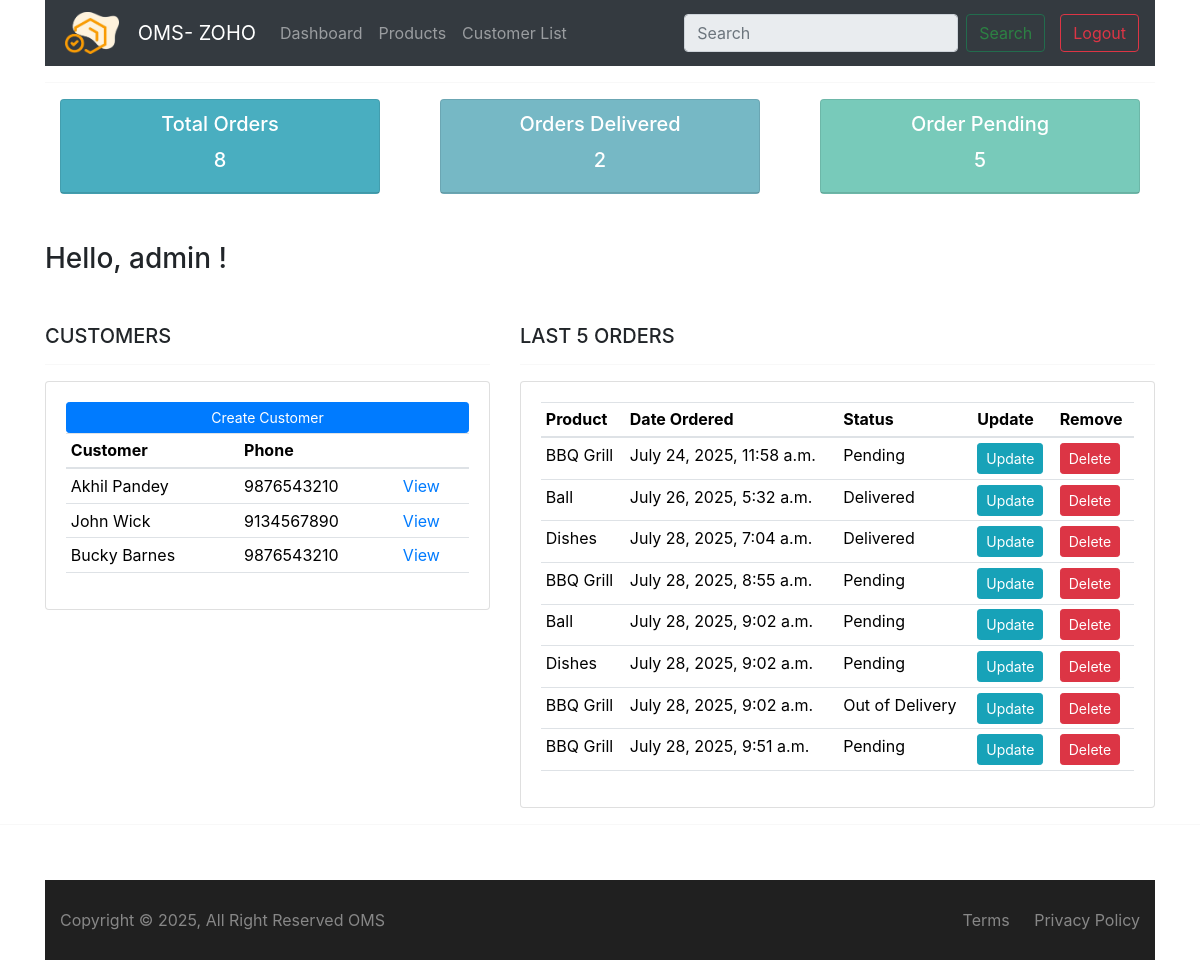
The app's page / (signed in) with its own data.
### account/models.py (models this page shows, shortened)
class Customer(models.Model):
    user = models.OneToOneField(User,null=True, blank=True, on_delete=models.CASCADE)
    name = models.CharField(max_length=200, null=True)
    phone = models.CharField (max_length=200, null=True)
    email = models.EmailField(max_length=200, null=True)
    profile_pic = models.ImageField(null=True, blank=True)
    date_created = models.DateTimeField(auto_now_add=True, null=True)

class Order(models.Model):
    STATUS =(
        ('Pending', 'Pending'),
        ('Out of Delivery','Out of Delivery'),
        ('Delivered', 'Delivered')
        )
    customer = models.ForeignKey(Customer, null=True, on_delete=models.SET_NULL)
    product = models.ForeignKey(Product, null=True, on_delete=models.SET_NULL)
    date_created = models.DateTimeField(auto_now_add=True, null=True)
    status =  models.CharField(max_length=200, null=True, choices=STATUS)

class Product(models.Model):
    CATEGORY = (
        ('Indoor','Indoor'),
        ('Outdoor', 'Outdoor')
        )
    name = models.CharField(max_length=200, null=True)
    price = models.FloatField(null=True)
    category = models.CharField(max_length=200, null=True, choices=CATEGORY )
    description = models.CharField(max_length=200, null=True)
    date_created = models.DateTimeField(auto_now_add=True, null=True)
    tags = models.ManyToManyField(Tag)
    def __str__(self):
        return self.name

### account/decorators.py (the view)
    def wrapper_func(request, *args, **kwargs):
        group = None
        if request.user.groups.exists():
            group = request.user.groups.all()[0].name
        if group == 'customers':
            return redirect('user-page')
        if group == 'admin':
            return view_func(request, *args, **kwargs)
        return HttpResponse("Access denied. You are not authorized to view this page.", status=403)

### account/views.py (called while the page is built)
@login_required(login_url='login')
@only_admin
def home(request):
    orders = Order.objects.all()
    customers = Customer.objects.all()
    total_customer = customers.count()
    total_orders_delivered = orders.filter(status = 'Delivered').count()
    total_orders_pending = orders.filter(status = 'Pending').count()
    total_orders = orders.count()
    context = {'orders': orders, 'customers': customers, 'total_customer': total_customer, 'total_orders_delivered' : total_orders_delivered, 'total_orders_pending': total_orders_pending , 'total_orders': total_orders}
    return render (request, 'account/dashboard.html', context)

### account/templates/account/dashboard.html
{% extends 'static_pages/base_account.html' %}
{% block start %}
    {% include 'account/status.html' %}
    <h3>Hello, {{ request.user }} !</h3>
    <div class="row mt-5">
        <div class="col-md-5">
            <h5>CUSTOMERS</h5>
            <hr>
            <div class="card card-body">
                <a class="btn btn-primary btn-sm btn-block" href="">
                    Create Customer
                </a>
                <table class="table table-sm">
                    <thead>
                        <tr>
                            <th>Customer</th>
                            <th>Phone</th>
                            <th></th>
                        </tr>
                    </thead>
                    <tbody>
                    {% for customer in customers %}
                        <tr>
                            <td>{{ customer.name }}</td>
                            <td>{{ customer.phone }}</td>
                            <td><a href="{% url 'customer' customer.id %}">View</a></td>
                        </tr>
                    {% endfor %}
                    </tbody>
                </table>
            </div>
        </div>
        <div class="col-md-7">
            <h5>LAST 5 ORDERS</h5>
            <hr>
            <div class="card card-body">
                <table class="table table-sm">
                    <thead>
                        <tr>
                            <th>Product</th>
                            <th>Date Ordered</th>
                            <th>Status</th>
                            <th>Update</th>
                            <th>Remove</th>
                        </tr>
                    </thead>
                    <tbody>
                        {% for order in orders %}
                        <tr>
                            <td>{{ order.product }}</td>
                            <td>{{ order.date_created }}</td>
                            <td>{{ order.status }}</td>
                            <td><a class="btn btn-sm btn-info" href="{% url 'update_form' order.id %}">Update</a></td>
                            <td><a class="btn btn-sm btn-danger" href="{% url 'delete_form' order.id  %}">Delete</a></td>
                        </tr>
                    {% endfor %}
                    </tbody>
                </table>
            </div>
        </div>
    </div>
</div>
{% endblock %}

### account/templates/static_pages/base_account.html (shortened to what this page needs)
<!DOCTYPE html>
<html lang="en">
<head>
    <link href="https://cdn.jsdelivr.net/npm/bootstrap@5.3.7/dist/css/bootstrap.min.css" rel="stylesheet">
    {% load static %}
    <link rel="stylesheet" href="{% static 'css/main.css' %}">
</head>
    <body>
        <div class="container">
            {% include 'static_pages/navbar.html' %}
            <hr>
              {% block start %}
              {% endblock %}
            <hr>
            {% include 'static_pages/footer.html' %}
    </body>
</html>

### account/templates/static_pages/navbar.html (shortened to what this page needs)
{% load static %}
<nav class="navbar navbar-expand-lg navbar-dark bg-dark">
  <img src="{% static 'images/logo.png' %}" class="p-1" height="50px" width="70px" alt="OMS- ZOHO">
  <div class="container-fluid">
    <a class="navbar-brand" href="#">OMS- ZOHO</a>
    <div class="collapse navbar-collapse" id="navbarSupportedContent">
      <ul class="navbar-nav me-auto mb-2 mb-lg-0">
        {% if request.user.is_staff %}
        <li class="nav-item">
          <a class="nav-link " aria-current="page" href="/">Dashboard</a>
        </li>
        <li class="nav-item">
          <a class="nav-link" href="{%url 'products' %}">Products</a>
        </li>
        <li class="nav-item">
          <a class="nav-link" href="{%url 'view_customer_list'%}">Customer List</a>
        </li>
        {% else %}
        <li class="nav-item">
          <a class="nav-link" href="{%url 'account' %}">Customer List</a>
        </li>
        {% endif %}
      </ul>
      <form class="d-flex" role="search">
        <input disabled class="form-control me-2" type="search" placeholder="Search" aria-label="Search"/>
        <button disabled class="btn btn-outline-success" type="submit">Search</button>
      </form>
    </div>
  </div>
  <span><a class="btn btn-outline-danger" href="{% url 'logout' %}">Logout</a></span>
</nav>

### account/templates/account/status.html
<div class="row">
    <div class="col">
        <div class="col-md">
            <div class="card text-center text-white mb-5" id="total-orders">
                <div class="card-header">
                    <h5 class="card-title">Total Orders</h5>
                    <h5>{{ total_orders }}</h5>
                </div>
            </div>
        </div>
    </div>
    <div class="col">
        <div class="col-md">
            <div class="card text-center text-white mb-5" id="order-delivered">
                <div class="card-header">
                    <h5 class="card-title">Orders Delivered</h5>
                    <h5>{{ total_orders_delivered }}</h5>
                </div>
            </div>
        </div>
    </div>
    <div class="col">
        <div class="col-md">
            <div class="card text-center text-white mb-5" id="order-pending">
                <div class="card-header">
                    <h5 class="card-title">Order Pending</h5>
                    <h5>{{ total_orders_pending }}</h5>
                </div>
            </div>
        </div>
    </div>
</div>

### account/templates/static_pages/footer.html (shortened to what this page needs)
<div class="container">
<link href="//maxcdn.bootstrapcdn.com/bootstrap/4.1.1/css/bootstrap.min.css" rel="stylesheet" id="bootstrap-css">
<link rel="stylesheet" href="https://cdnjs.cloudflare.com/ajax/libs/font-awesome/4.7.0/css/font-awesome.css" />
    <div class="copyright">
        <div class="container">
            <div class="row">
                <div class="col-md-6">
                    <span>Copyright © 2025, All Right Reserved OMS</span>
                </div>
                <div class="col-md-6">
                    <div class="copyright-menu">
                        <ul>
                            <li>
                                <a href="#">Terms</a>
                            </li>
                            <li>
                                <a href="#">Privacy Policy</a>
                            </li>
                        </ul>
                    </div>
                </div>
            </div>
        </div>
    </div>
</div>

### account/static/css/main.css (style rules this page uses)
body { background-color:#ebeff5; }
#total-orders { background-color:#4cb4c7; }
#order-delivered { background-color:#7abecc; }
#order-pending { background-color:#7CD1C0; }

### account/templates/static_pages/footer.html (style rules this page uses)
.copyright { padding: 28px 0; margin-top: 55px; background-color: #202020; }
.copyright span, .copyright a { color: #878787; -webkit-transition: all 0.3s linear; -o-transition: all 0.3s linear; transition: all 0.3s linear; }
.copyright-menu ul { text-align: right; margin: 0; }
.copyright-menu li { display: inline-block; padding-left: 20px; }

### records on screen
Customer: name "Akhil Pandey", phone "9876543210"
Customer: name "John Wick", phone "9134567890"
Customer: name "Bucky Barnes", phone "9876543210"
Order: product "BBQ Grill", date_created "July 24, 2025, 11:58 a.m.", status "Pending"
Order: product "Ball", date_created "July 26, 2025, 5:32 a.m.", status "Delivered"
Order: product "Dishes", date_created "July 28, 2025, 7:04 a.m.", status "Delivered"
Order: product "BBQ Grill", date_created "July 28, 2025, 8:55 a.m.", status "Pending"
Order: product "Ball", date_created "July 28, 2025, 9:02 a.m.", status "Pending"
Order: product "Dishes", date_created "July 28, 2025, 9:02 a.m.", status "Pending"
Order: product "BBQ Grill", date_created "July 28, 2025, 9:02 a.m.", status "Out of Delivery"
Order: product "BBQ Grill", date_created "July 28, 2025, 9:51 a.m.", status "Pending"

### other values on screen
{{ total_orders }} "8"
{{ total_orders_delivered }} "2"
{{ total_orders_pending }} "5"
{{ request.user }} "admin"
